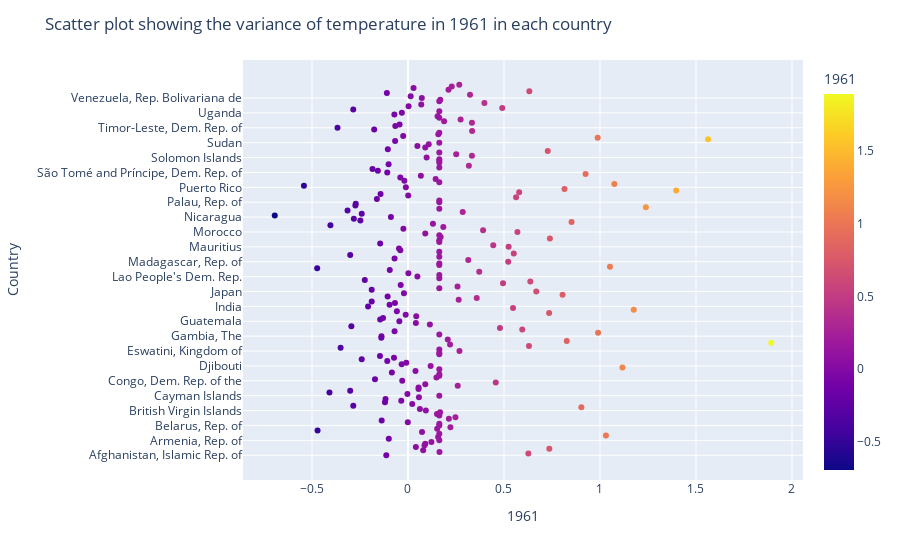

Notebook code for this chart:
### Code cell
fig = px.scatter(df, x="1961", y="Country", color ="1961")
fig.update_layout(title='Scatter plot showing the variance of temperature in 1961 in each country')
fig.show()

### Figure 1 — Plotly figure (JSON) as saved in the notebook; plotly's stock layout.template omitted (floating-point values rounded to 4 significant figures; data arrays with more than 128 entries replaced by an {"elided": "..."} marker saying what was removed)
{"data": [{"hovertemplate": "1961=%{marker.color}<br>Country=%{y}<extra></extra>", "legendgroup": "", "marker": {"color": {"elided": "225 float values"}, "coloraxis": "coloraxis", "symbol": "circle"}, "mode": "markers", "name": "", "orientation": "h", "showlegend": false, "type": "scatter", "x": {"elided": "225 float values"}, "xaxis": "x", "y": {"elided": "225 str values"}, "yaxis": "y"}], "layout": {"coloraxis": {"colorbar": {"title": {"text": "1961"}}, "colorscale": [[0, "#0d0887"], [0.1111, "#46039f"], [0.2222, "#7201a8"], [0.3333, "#9c179e"], [0.4444, "#bd3786"], [0.5556, "#d8576b"], [0.6667, "#ed7953"], [0.7778, "#fb9f3a"], [0.8889, "#fdca26"], [1, "#f0f921"]]}, "legend": {"tracegroupgap": 0}, "margin": {"t": 60}, "title": {"text": "Scatter plot showing the variance of temperature in 1961 in each country"}, "xaxis": {"anchor": "y", "domain": [0, 1], "title": {"text": "1961"}}, "yaxis": {"anchor": "x", "domain": [0, 1], "title": {"text": "Country"}}}}
